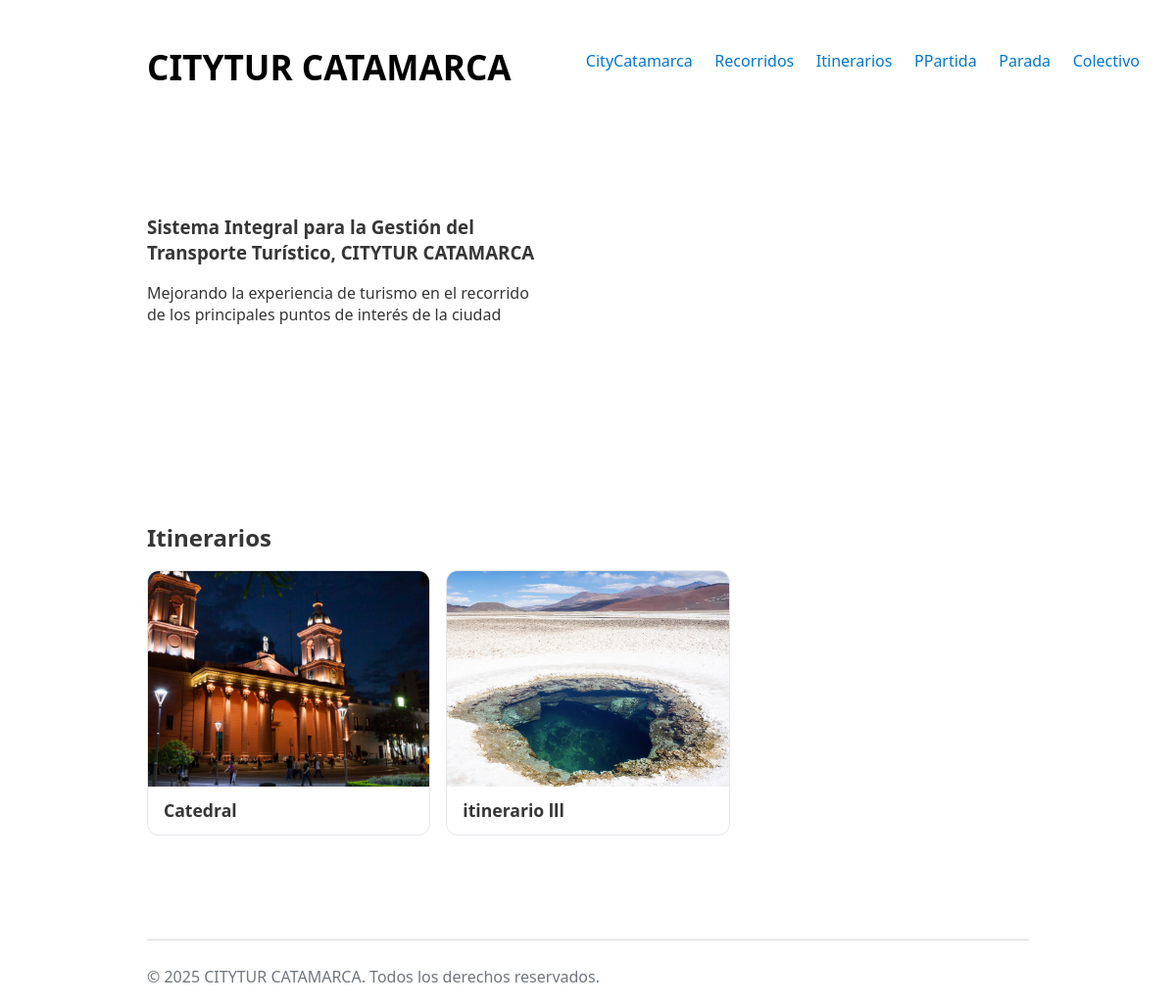
The page / on the database its author committed.
### itinerarios/models.py (models this page shows)
class Itinerario(models.Model):
    nombre = models.CharField(max_length= 50)
    imagen = models.ImageField(
        upload_to='images/',
        null=True,
        blank=True,
        default= 'images/default.png'
)

### core/views.py (the view)
# urls.py: 2. Add a URL to urlpatterns:  path('', views.home, name='home')
def home(request):
    itinerarios = Itinerario.objects.all()
    return render(request, 'landing_page.html', {'itinerarios': itinerarios})

### core/templates/landing_page.html (shortened to what this page needs)
{% extends 'base.html' %}
{% load static %}
{% block body_id %}landing_page{% endblock %}
{% block content %}
    <main>
        <section id="main-section">
            <div class="text-section">
                <h3>Sistema Integral para la Gestión del Transporte Turístico, CITYTUR CATAMARCA</h3>
                <p>Mejorando la experiencia de turismo en el recorrido de los principales puntos de interés de la ciudad</p>
            </div>
            <img class="colectivo-img" src="{% static 'images/colectivo.png' %}" alt="">
        </section>
        <section class="itinerarios" aria-labelledby="itinerarios-titulo">
        <h2 id="itinerarios-titulo">Itinerarios</h2>
            <ul class="cards">
            {% for itinerario in itinerarios %}
                <li>
                    <a class="card" href="{% url 'itinerarios:itinerario_detalle' itinerario.pk %}" aria-label="Ir a {{ itinerario.nombre }}">
                        <article>
                            <figure>
                                {% if itinerario.imagen and itinerario.imagen.name %}
                                    <img src="{{ itinerario.imagen.url }}" alt="Foto del itinerario {{ itinerario.nombre }}" loading="lazy" width="400" height="250">
                                {% else %}
                                    <img src="{% static 'img/placeholder.png' %}" alt="Sin imagen para {{ itinerario.nombre }}" loading="lazy" width="400" height="250">
                                {% endif %}
                                <figcaption>
                                    <h3>{{ itinerario.nombre }}</h3>
                                </figcaption>
                            </figure>
                        </article>
                    </a>
                </li>
            {% endfor %}
            </ul>
        </section>
    </main>
{% endblock %}
{% block footer_script %}
    {{ block.super }}
{% endblock %}

### core/static/css/styles.css (style rules this page uses)
:root { --background-body: #fff; --background: #efefef; --background-alt: #f7f7f7; --selection: #9e9e9e; --text-main: #363636; --text-bright: #000; --text-muted: #70777f; --links: #0076d1; --focus: #0096bfab; --border: #dbdbdb; --button-base: #d0cfcf; --button-hover: #9b9b9b; --scrollbar-thumb: rgb(170, 170, 170); --scrollbar-thumb-hover: var(--button-hover); --form-placeholder: #949494; --form-text: #1d1d1d; }
html { scrollbar-color: #040a0f #202b38; scrollbar-color: var(--scrollbar-thumb) var(--background-body); scrollbar-width: thin; }
body { font-family: system-ui, -apple-system, BlinkMacSystemFont, 'Segoe UI', 'Roboto', 'Oxygen', 'Ubuntu', 'Cantarell', 'Fira Sans', 'Droid Sans', 'Helvetica Neue', 'Segoe UI Emoji', 'Apple Color Emoji', 'Noto Color Emoji', sans-serif; line-height: 1.4; max-width: 900px; margin: 20px auto; padding: 0 10px; word-wrap: break-word; color: #363636; color: var(--text-main); background: #fff; background: var(--background-body); text-rendering: optimizeLegibility; }
h1, h2, h3, h4, h5, h6 { margin-bottom: 12px; margin-top: 24px; }
a { text-decoration: none; color: var(--links); }
main { padding-top: 10%; padding-bottom: 10%; }
.colectivo-img { width: 100%; border-radius: 8px; }
.text-section { padding-right: 10%; }
#main-section { display: grid; grid-template-columns: 1fr 1fr; }

### core/templates/landing_page.html (style rules this page uses)
.itinerarios { padding-top: 10rem; }
.cards { display: grid; grid-template-columns: repeat(auto-fill, minmax(240px, 1fr)); gap: 1rem; list-style: none; padding: 0; }
.card { display: block; text-decoration: none; color: inherit; }
.card article { border: 1px solid #e5e7eb; border-radius: 12px; overflow: hidden; background: #fff; }
.card figure { width: 100%; margin: 0; }
.card img { width: 100%; height: 220px; object-fit: cover; display:block; }
.card h3 { margin: .75rem 1rem; font-size: 1.1rem; }

### rows shown on the page
Itinerario: imagen (picture), nombre "Catedral"
Itinerario: imagen (picture), nombre "itinerario lll"
